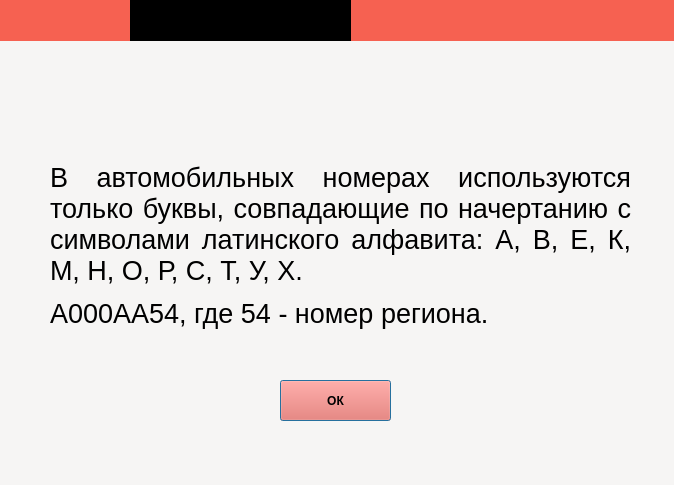
<?xml version="1.0" encoding="UTF-8"?>
<ui version="4.0">
 <class>infoTransport</class>
 <widget class="QDialog" name="infoTransport">
  <property name="geometry">
   <rect>
    <x>0</x>
    <y>0</y>
    <width>674</width>
    <height>485</height>
   </rect>
  </property>
  <property name="windowTitle">
   <string>Dialog</string>
  </property>
  <property name="styleSheet">
   <string notr="true">background-color: rgb(246, 245, 244);</string>
  </property>
  <widget class="QWidget" name="widget" native="true">
   <property name="geometry">
    <rect>
     <x>0</x>
     <y>0</y>
     <width>761</width>
     <height>41</height>
    </rect>
   </property>
   <property name="styleSheet">
    <string notr="true">background-color: rgb(246, 97, 81);</string>
   </property>
   <widget class="QWidget" name="widget_2" native="true">
    <property name="geometry">
     <rect>
      <x>130</x>
      <y>0</y>
      <width>221</width>
      <height>41</height>
     </rect>
    </property>
    <property name="styleSheet">
     <string notr="true">background-color: rgb(0, 0, 0);</string>
    </property>
   </widget>
  </widget>
  <widget class="QLabel" name="label">
   <property name="geometry">
    <rect>
     <x>50</x>
     <y>50</y>
     <width>581</width>
     <height>391</height>
    </rect>
   </property>
   <property name="styleSheet">
    <string notr="true">color: rgb(0, 0, 0);</string>
   </property>
   <property name="text">
    <string>&lt;html&gt;&lt;head/&gt;&lt;body&gt;&lt;p align=&quot;justify&quot;&gt;&lt;span style=&quot; font-size:20pt;&quot;&gt;В автомобильных номерах используются только буквы, совпадающие по начертанию с символами латинского алфавита: А, В, Е, К, М, Н, О, Р, С, Т, У, Х.&lt;/span&gt;&lt;/p&gt;&lt;p align=&quot;justify&quot;&gt;&lt;span style=&quot; font-size:20pt;&quot;&gt;А000АА54, где 54 - номер региона.&lt;/span&gt;&lt;/p&gt;&lt;/body&gt;&lt;/html&gt;</string>
   </property>
   <property name="wordWrap">
    <bool>true</bool>
   </property>
  </widget>
  <widget class="QPushButton" name="pushButton">
   <property name="geometry">
    <rect>
     <x>280</x>
     <y>380</y>
     <width>111</width>
     <height>41</height>
    </rect>
   </property>
   <property name="font">
    <font>
     <bold>true</bold>
    </font>
   </property>
   <property name="styleSheet">
    <string notr="true">color: rgb(0, 0, 0);
background-color: rgb(246, 97, 81);</string>
   </property>
   <property name="text">
    <string>ОК</string>
   </property>
  </widget>
 </widget>
 <resources/>
 <connections/>
</ui>
